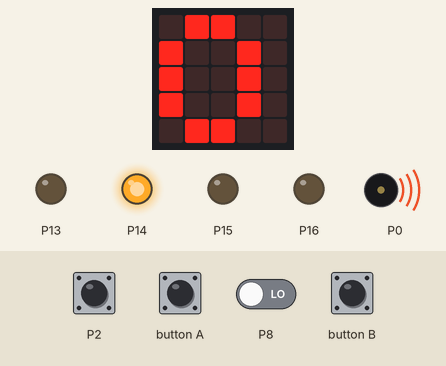
Bench run of a program on a simulated BBC micro:bit (MakeCode). Parts: the board's 5×5 LED display, output pins drawn as LEDs (lit = HIGH), buzzer (waves = sounding). Dashed ring = blinking. The inputs (shaded band) are chosen by the test bench; at power-on: P2 LOW, P8 LOW. A reset restarts the program; random numbers come from a fixed seed.

Above: at 1.2 s.
1.3 s: P2 pulled HIGH for 0.65 s
At 2.25 s:
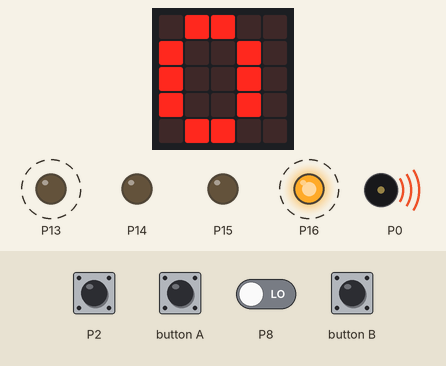
At 3.0 s:
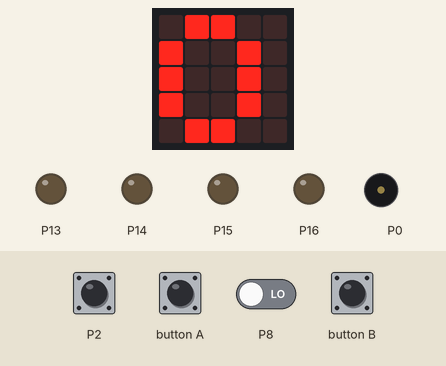
3.4 s: button A pressed for 1 s
At 3.8 s:
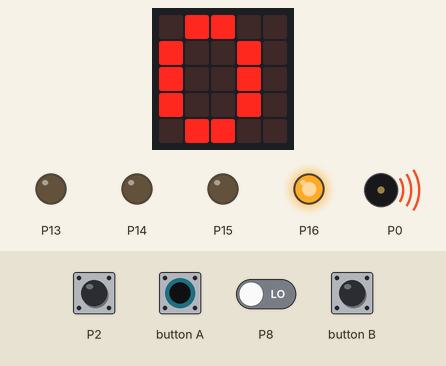
Timing chart, 0 to 6.4 s (numbered marks = the images above; inputs shaded):
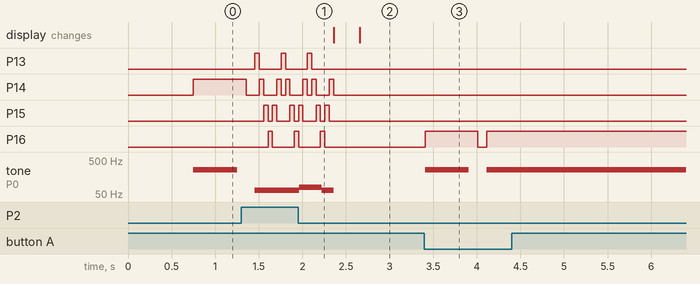

Measured:
- after the input at 1.3 s, P13: alternates HIGH for 0.05 s and LOW for 0.25 s, 6 changes in all, then stays LOW, starting after 0.16 s; P15: LOW → HIGH after 0.26 s, then repeats every 0.30 s: LOW 0.05 s, HIGH 0.05 s, LOW 0.15 s, HIGH 0.05 s, until it stays LOW from 2.3 s
- by itself, P14: repeats every 0.30 s: HIGH 0.05 s, LOW 0.15 s, HIGH 0.05 s, LOW 0.05 s, until it stays LOW from 2.4 s

The program:

main.ts
```typescript
function Erro () {
    music.startMelody(music.builtInMelody(Melodies.Funk), MelodyOptions.Once)
    for (let index = 0; index < 3; index++) {
        pins.digitalWritePin(DigitalPin.P13, 1)
        pins.digitalWritePin(DigitalPin.P14, 0)
        pins.digitalWritePin(DigitalPin.P15, 0)
        pins.digitalWritePin(DigitalPin.P16, 0)
        basic.pause(50)
        pins.digitalWritePin(DigitalPin.P13, 0)
        pins.digitalWritePin(DigitalPin.P14, 1)
        pins.digitalWritePin(DigitalPin.P15, 0)
        pins.digitalWritePin(DigitalPin.P16, 0)
        basic.pause(50)
        pins.digitalWritePin(DigitalPin.P13, 0)
        pins.digitalWritePin(DigitalPin.P14, 0)
        pins.digitalWritePin(DigitalPin.P15, 1)
        pins.digitalWritePin(DigitalPin.P16, 0)
        basic.pause(50)
        pins.digitalWritePin(DigitalPin.P13, 0)
        pins.digitalWritePin(DigitalPin.P14, 0)
        pins.digitalWritePin(DigitalPin.P15, 0)
        pins.digitalWritePin(DigitalPin.P16, 1)
        basic.pause(50)
        pins.digitalWritePin(DigitalPin.P13, 0)
        pins.digitalWritePin(DigitalPin.P14, 0)
        pins.digitalWritePin(DigitalPin.P15, 1)
        pins.digitalWritePin(DigitalPin.P16, 0)
        basic.pause(50)
        pins.digitalWritePin(DigitalPin.P13, 0)
        pins.digitalWritePin(DigitalPin.P14, 1)
        pins.digitalWritePin(DigitalPin.P15, 0)
        pins.digitalWritePin(DigitalPin.P16, 0)
        basic.pause(50)
        pins.digitalWritePin(DigitalPin.P14, 0)
    }
    music.stopAllSounds()
    control.reset()
}
function Ganhou () {
    music.startMelody(music.builtInMelody(Melodies.Entertainer), MelodyOptions.Once)
    for (let index = 0; index < 10; index++) {
        pins.digitalWritePin(DigitalPin.P13, 1)
        pins.digitalWritePin(DigitalPin.P14, 0)
        pins.digitalWritePin(DigitalPin.P15, 0)
        pins.digitalWritePin(DigitalPin.P16, 1)
        basic.pause(200)
        pins.digitalWritePin(DigitalPin.P13, 0)
        pins.digitalWritePin(DigitalPin.P14, 1)
        pins.digitalWritePin(DigitalPin.P15, 1)
        pins.digitalWritePin(DigitalPin.P16, 0)
        basic.pause(200)
        pins.digitalWritePin(DigitalPin.P14, 0)
        pins.digitalWritePin(DigitalPin.P15, 0)
    }
    music.stopAllSounds()
}
function Inicio () {
    nivel = 0
    temp = nivel
    lista = [
    randint(0, 3),
    randint(0, 3),
    randint(0, 3),
    randint(0, 3),
    randint(0, 3),
    randint(0, 3),
    randint(0, 3),
    randint(0, 3),
    randint(0, 3),
    randint(0, 3)
    ]
}
function Ligar (num: number) {
    if (num == 0) {
        pins.digitalWritePin(DigitalPin.P13, 1)
    }
    if (num == 1) {
        pins.digitalWritePin(DigitalPin.P14, 1)
    }
    if (num == 2) {
        pins.digitalWritePin(DigitalPin.P15, 1)
    }
    if (num == 3) {
        pins.digitalWritePin(DigitalPin.P16, 1)
    }
}
function Desligar (num: number) {
    if (num == 0) {
        pins.digitalWritePin(DigitalPin.P13, 0)
    }
    if (num == 1) {
        pins.digitalWritePin(DigitalPin.P14, 0)
    }
    if (num == 2) {
        pins.digitalWritePin(DigitalPin.P15, 0)
    }
    if (num == 3) {
        pins.digitalWritePin(DigitalPin.P16, 0)
    }
}
let lista: number[] = []
let temp = 0
let nivel = 0
Inicio()
basic.forever(function () {
    basic.showNumber(nivel)
    for (let índice = 0; índice <= nivel; índice++) {
        Ligar(lista[índice])
        music.playTone(262, music.beat(BeatFraction.Whole))
        basic.pause(100)
        Desligar(lista[índice])
        basic.pause(100)
    }
    while (temp <= nivel) {
        if (pins.digitalReadPin(DigitalPin.P2) == 1) {
            if (lista[temp] == 0) {
                Ligar(0)
                while (pins.digitalReadPin(DigitalPin.P2) == 1) {
                    music.playTone(262, music.beat(BeatFraction.Whole))
                }
                basic.pause(100)
                Desligar(0)
                temp += 1
            } else {
                Erro()
            }
        }
        if (pins.digitalReadPin(DigitalPin.P5) == 1) {
            if (lista[temp] == 1) {
                Ligar(1)
                while (pins.digitalReadPin(DigitalPin.P5) == 1) {
                    music.playTone(262, music.beat(BeatFraction.Whole))
                }
                basic.pause(100)
                Desligar(1)
                temp += 1
            } else {
                Erro()
            }
        }
        if (pins.digitalReadPin(DigitalPin.P8) == 1) {
            if (lista[temp] == 2) {
                Ligar(2)
                while (pins.digitalReadPin(DigitalPin.P8) == 1) {
                    music.playTone(262, music.beat(BeatFraction.Whole))
                }
                basic.pause(100)
                Desligar(2)
                temp += 1
            } else {
                Erro()
            }
        }
        if (pins.digitalReadPin(DigitalPin.P11) == 1) {
            if (lista[temp] == 3) {
                Ligar(3)
                while (pins.digitalReadPin(DigitalPin.P11) == 1) {
                    music.playTone(262, music.beat(BeatFraction.Whole))
                }
                basic.pause(100)
                Desligar(3)
                temp += 1
            } else {
                Erro()
            }
        }
    }
    nivel += 1
    temp = 0
    if (nivel > 9) {
        Ganhou()
        Inicio()
    }
    basic.pause(1000)
})
```

test.ts
```typescript
// testes vão aqui; isto não será compilado quando este pacote for usado como uma extensão.
```
